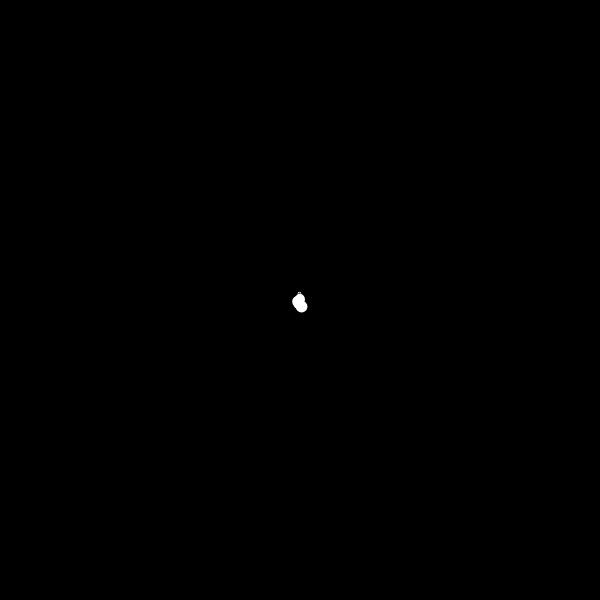
Frame 1 (no input)
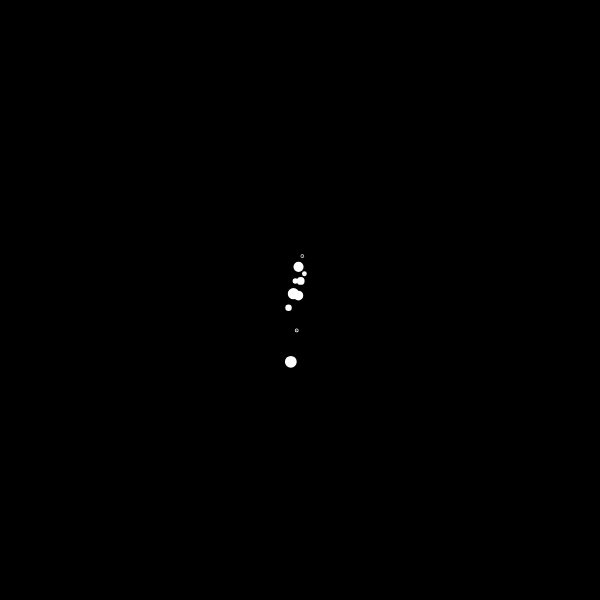
Frame 60 (no input)
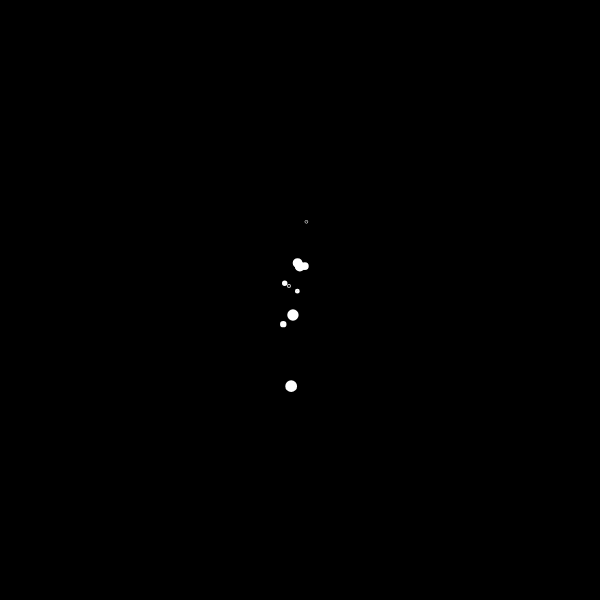
Frame 120 (the mouse pressed at the canvas centre since frame 60)

The p5.js sketch that drew these frames (run headless with seeded random() and noise() and a simulated clock; from frame 60 on, the mouse is pressed at the canvas centre):

// p5.js sketch
// ── sketch.js
var walkers = [];

class Walker{
    constructor(_size, _rand_x, _rand_y) { // 함수에 아규먼트를 넣는 것과 같이 사용할 수 있다
        this.x = width/2;
        this.y = height/2;
        this.size = _size;
        this.rand_x = _rand_x;
        this.rand_y = _rand_y;

    }

    move() {
        this.x = this.x + random(-this.rand_x, this.rand_x);
        this.y = this.y + random(-this.rand_y, this.rand_y);
    }

    show() {
        stroke(255);
        strokeWeight(3);
        ellipse(this.x, this.y, this.size, this.size);
    }
}

function setup() {
    createCanvas(600, 600);
    background(0);
    // constructor()에서 정의한 방법대로 사용한다.
    // forloop 을 이용한 반복
    for (var i = 0; i < 10; i++) {
        walkers[i] = new Walker(random(10), random(0.5, 3), random(5, 8));
    }

}

function draw() {
    background(0);

    for (var i = 0; i < walkers.length; i++) {
        walkers[i].move();
        walkers[i].show();
    }

}
